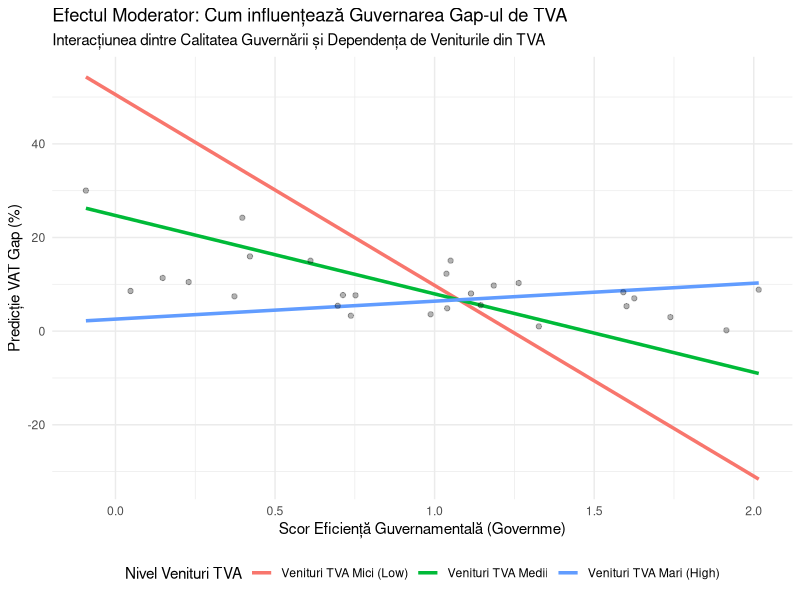

The R script that drew this image:
# Load necessary library
library(stats)

# 1. READ THE DATA
# I am using the text= parameter to read the data you pasted directly.
# To read from your local file, uncomment the line below:
raw_data <- read.csv("multe.csv")



# 2. PREPROCESSING
# Clean column names (replaces spaces with dots, removes brackets)
names(raw_data) <- make.names(names(raw_data))

# Identify Target Variable: "VAT_Comp" (VAT Gap)
target_var <- "VAT_Comp"

# Identify Independent Variables
# We exclude "Country" (ID), "Year" (Constant), and the Target itself
indep_vars <- setdiff(names(raw_data), c("Country", "Year", target_var))

# Remove the Country column for analysis
df <- raw_data[, c(target_var, indep_vars)]

# 3. GENERATE ALL COMBINATIONS (1, 2, and 3 variables)
model_results <- data.frame()
max_vars <- 3 # As requested, max 2-3 variables

for (k in 1:max_vars) {
  # Get all combinations of size k
  combos <- combn(indep_vars, k, simplify = FALSE)
  
  for (vars in combos) {
    # Create formula with interactions using '*'
    # e.g., y ~ x1 * x2 becomes y ~ x1 + x2 + x1:x2
    f_string <- paste(target_var, "~", paste(vars, collapse = " * "))
    
    # Fit the linear model
    model <- try(lm(as.formula(f_string), data = df), silent = TRUE)
    
    if (!inherits(model, "try-error")) {
      # Extract summary statistics
      s <- summary(model)
      adj_r2 <- s$adj.r.squared
      
      # If R2 is valid (not NaN), store it
      if (!is.null(adj_r2) && !is.na(adj_r2)) {
        model_results <- rbind(model_results, data.frame(
          Variables = paste(vars, collapse = ", "),
          Formula = f_string,
          Adj_R2 = adj_r2,
          Num_Vars = k
        ))
      }
    }
  }
}

# 4. SORT AND DISPLAY
# Sort by Adjusted R-squared (descending)
top_models <- model_results[order(-model_results$Adj_R2), ]

# Display top 10 models
cat("--- TOP 10 MODELS FOR PREDICTING VAT GAP (WITH INTERACTIONS) ---\n")
print(head(top_models, 10), row.names = FALSE)

# Optional: Print detailed summary of the #1 best model
cat("\n\n--- DETAILED SUMMARY OF THE BEST MODEL ---\n")
best_formula <- top_models$Formula[1]
best_model <- lm(as.formula(best_formula), data = df)
print(summary(best_model))





















# ... (run your previous code first to get 'best_model') ...

library(car) # You might need to install.packages("car")

cat("\n--- DIAGNOSTICS ---\n")

# 1. Check Variance Inflation Factor (VIF)
# Note: VIF is often naturally high for interaction terms, 
# but this confirms the severity.
vif_val <- try(vif(best_model), silent=TRUE)
if(!inherits(vif_val, "try-error")) {
  print(vif_val)
} else {
  cat("Could not calculate standard VIF (likely due to aliasing or perfect correlation).\n")
}

# 2. SUGGESTION: Refit a simpler model (Remove the 3-way interaction)
# The output showed the 3-way interaction was not significant (p=0.46)
cat("\n--- SIMPLIFIED MODEL (No 3-way interaction) ---\n")
simple_formula <- "VAT_Comp ~ (VAT_Rever + Governme + Regulatory)^2" # ^2 means only up to 2-way interactions
simple_model <- lm(as.formula(simple_formula), data = df)
print(summary(simple_model))

# 3. SUGGESTION: Stepwise reduction (AIC)
# Let R automatically remove the useless variables to fix overfitting
cat("\n--- OPTIMIZED MODEL (Stepwise Reduction) ---\n")
optimized_model <- step(best_model, direction="both", trace=0)
print(summary(optimized_model))











# Asigură-te că ai rulat codul anterior și ai obiectul 'optimized_model'

# 1. Calculăm PRESS (Predicted Residual Error Sum of Squares)
# Asta simulează scoaterea fiecărei țări pe rând și prezicerea ei
pr <- residuals(optimized_model) / (1 - lm.influence(optimized_model)$hat)
PRESS <- sum(pr^2)

# 2. Calculăm Total Sum of Squares (TSS)
TSS <- sum((df$VAT_Comp - mean(df$VAT_Comp))^2)

# 3. Calculăm Predicted R-squared
pred_r2 <- 1 - (PRESS / TSS)

# 4. AFIȘĂM VERDICTUL
adj_r2 <- summary(optimized_model)$adj.r.squared

cat("\n--- DETECTOR DE OVERFITTING ---\n")
cat("Adjusted R-squared (Pe datele cunoscute):", round(adj_r2, 4), "\n")
cat("Predicted R-squared (Pe date 'noi'):     ", round(pred_r2, 4), "\n")

diff <- adj_r2 - pred_r2
cat("Diferența (Drop-off):                    ", round(diff, 4), "\n\n")

if (diff > 0.2) {
  cat("VERDICT: 🚩 OVERFITTING PROBABIL!\n")
  cat("Modelul pierde multă putere când prezice date necunoscute.\n")
  cat("Soluție: Întoarce-te la un model mai simplu (fără interacțiuni sau maxim 2 variabile).\n")
} else if (diff > 0.1) {
  cat("VERDICT: ⚠️ ATENȚIE (Zona Gri).\n")
  cat("Modelul este acceptabil, dar puțin instabil.\n")
} else {
  cat("VERDICT: ✅ MODEL ROBUST.\n")
  cat("Modelul generalizează bine și nu a memorat doar zgomotul.\n")
  
  
  
  
  
  
  
  
  
  
  
  library(ggplot2)
  
  # 1. Definim 3 scenarii pentru "Venituri din TVA" (VAT_Rever)
  # Low (Minim), Mean (Medie), High (Maxim)
  vat_levels <- quantile(df$VAT_Rever, probs = c(0.1, 0.5, 0.9))
  vat_labels <- c("Venituri TVA Mici (Low)", "Venituri TVA Medii", "Venituri TVA Mari (High)")
  
  # 2. Creăm un set de date sintetic pentru predicție
  # Variem 'Governme' de la minim la maxim, ținem 'Regulatory' constant la medie
  pred_data <- expand.grid(
    Governme = seq(min(df$Governme), max(df$Governme), length.out = 100),
    VAT_Rever = vat_levels,
    Regulatory = mean(df$Regulatory) # Fixăm a 3-a variabilă
  )
  
  # 3. Facem predicțiile folosind modelul optimizat
  pred_data$Predicted_Gap <- predict(optimized_model, newdata = pred_data)
  
  # Transformăm VAT_Rever în factor pentru legendă
  pred_data$Scenario <- factor(pred_data$VAT_Rever, levels = vat_levels, labels = vat_labels)
  
  # 4. Generăm Graficul de Interacțiune
  p_interact <- ggplot(pred_data, aes(x = Governme, y = Predicted_Gap, color = Scenario)) +
    geom_line(size = 1.2) +
    geom_point(data = df, aes(x = Governme, y = VAT_Comp, color = NULL), alpha = 0.3, color = "black") + # Punctele reale
    labs(
      title = "Efectul Moderator: Cum influențează Guvernarea Gap-ul de TVA",
      subtitle = "Interacțiunea dintre Calitatea Guvernării și Dependența de Veniturile din TVA",
      x = "Scor Eficiență Guvernamentală (Governme)",
      y = "Predicție VAT Gap (%)",
      color = "Nivel Venituri TVA"
    ) +
    theme_minimal() +
    theme(legend.position = "bottom")
  
  print(p_interact)
}
